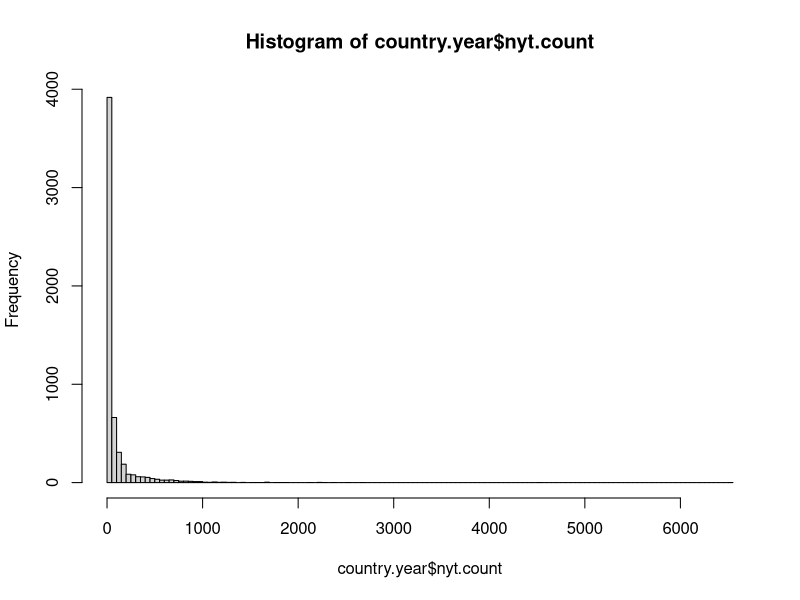

The R source for this figure: (Note: this script raises an error after producing the figure.)
## ---- chunk 1
#impocountry.year
polity <- read.csv("data/Polity/p4v2013.csv", stringsAsFactors = F)
# take a quick peek
head(polity) # first 6 rows

# impocountry.year
ciri <- read.csv("data/CIRI/CIRI_1981_2011.csv", stringsAsFactors = F)
# take a quick peer
head(ciri)
## ---- chunk 2
# Get the object class
class(polity)
# Get the object dimensionality 
dim(polity) # Note this is rows by columns
# Get the column names
colnames(polity)
# Get the row names
rownames(polity)[1:50] # Only the first 50 rows
# View first six rows and all columns
head(polity)
# View last six rows and all columns
tail(polity)
# Get detailed column-by-column information
str(polity)
## ---- chunk 3
# find column names
names(polity)

# quickly summarize the year column
summary(polity$year)

# subset the data
country.year <- subset(polity, year>1979 & year < 2013,select=c(ccode,country,year,polity,democ,autoc))

# take a look
head(country.year)

# quickly summarize the polity column
summary(country.year$polity)

# apply NA values
country.year$polity[country.year$polity < -10] <- NA
summary(country.year$polity)

# get a list of all the countries in the dataset
head(unique(country.year$country))

# delete records
country.year <- country.year[-which(country.year$country=="Sudan-North"),]
## ---- chunk 4
# get column names
names(ciri) # to be merged

# subset for the observations we care about
ciri.subset <- subset(ciri, YEAR > 1979 & YEAR < 2013, select=c(YEAR,COW,UNREG,PHYSINT,SPEECH,NEW_EMPINX,WECON,WOPOL,WOSOC,ELECSD))

# rename columns so that they are comparable to country.year
names(country.year)
names(ciri.subset) <- c("year","ccode","unreg","physint","speech","new_empinx","wecon","wopol","wosoc","elecsd")
names(ciri.subset) 

# merge
country.year <- merge(country.year,ciri.subset,by=c("year","ccode"),all.x=TRUE)

# delete duplicates
which(duplicated(country.year))
duplicates <- which(duplicated(country.year))
duplicates
country.year <- country.year[-duplicates,]
## ---- chunk 5
country.year <- read.csv("data/country-year.csv", stringsAsFactors = F)
names(country.year)
head(country.year)
## ---- chunk 6
summary(country.year)
## ---- chunk 7
summary(country.year$region)
## ---- chunk 8
country.year$region <- as.factor(country.year$region)
summary(country.year$region)
## ---- chunk 9
table(country.year$region)
## ---- chunk 10
table(country.year$region)/nrow(country.year)
table(country.year$region)/nrow(country.year)*100
## ---- chunk 11
table(country.year$year,country.year$region)
## ---- chunk 12
hist(country.year$nyt.count, breaks = 100)
## ---- chunk 13
summary(country.year$nyt.count)
sum(country.year$nyt.count[country.year$region=="MENA"],na.rm=T)
sum(country.year$nyt.count[country.year$region=="LA"],na.rm=T)
## ---- chunk 14
# Install the "plyr" package (only necessary one time)
# install.packages("plyr") # Not Run

# Load the "plyr" package (necessary every new R session)
library(plyr)
## ---- chunk 15
count.region <- ddply(.data=country.year, .variables=.(region), .fun=summarize, count=sum(nyt.count))
head(count.region)
## ---- chunk 16
count.region <- ddply(.data=country.year, .variables=.(region), .fun=summarize, count=sum(nyt.count, na.rm = T))
head(count.region)
## ---- chunk 17
# number of articles per year in each region
count.region.year <- ddply(.data=country.year, .variables=.(year,region), .fun=summarize, count= sum(nyt.count, na.rm = T))
head(count.region.year)
## ---- chunk 18
# arrange by count, desc
by.count <- arrange(count.region.year, desc(count))
head(by.count)

# arrange by year, then count
by.year.count <- arrange(count.region.year, year, desc(count))
head(by.year.count)
## ---- chunk 19
# Install the "reshape2" package (only necessary one time)
# install.packages("reshape2") # Not Run

# Load the "reshape2" package (necessary every new R session)
library(reshape2)
## ---- chunk 20
# number of articles per year in each region using plyt
count.region.year <- ddply(.data=country.year, .variables=.(year,region), .fun=summarize, count= sum(nyt.count, na.rm = T))
head(count.region.year)

# now cast it
casted <- dcast(data = count.region.year, formula = year ~ region, value.var = "count")
head(casted)

# write to csv
write.csv(casted,"results/region_year_counts.csv")
## ---- chunk 21
nyt.africa <- country.year$nyt.count[country.year$region=="Africa"]
nyt.mena <- country.year$nyt.count[country.year$region=="MENA"]

plot(density(nyt.africa, na.rm = T), col="blue", lwd=1, main="NYT Coverage of Africa and MENA")
lines(density(nyt.mena, na.rm = T), col="red", lwd=1)

#these are highly skewed, so let's transform taking the logarithm  
nyt.africa.logged <- log(country.year$nyt.count[country.year$region=="Africa"])
nyt.mena.logged <- log(country.year$nyt.count[country.year$region=="MENA"])

plot(density(nyt.africa.logged, na.rm = T), col="blue", lwd=1, main="NYT Coverage of Africa and MENA")
lines(density(nyt.mena.logged, na.rm = T), col="red", lwd=1)

# t test of means
t.test(x=nyt.africa.logged, y=nyt.mena.logged)

# ks tests of distributions
ks.test(x=nyt.africa.logged, y=nyt.mena.logged)
## ---- chunk 22
names(country.year)
reg <- glm(nyt.count ~ gdp.pc.un + pop.wdi + domestic9 + idealpoint, data = country.year)
summary(reg)
